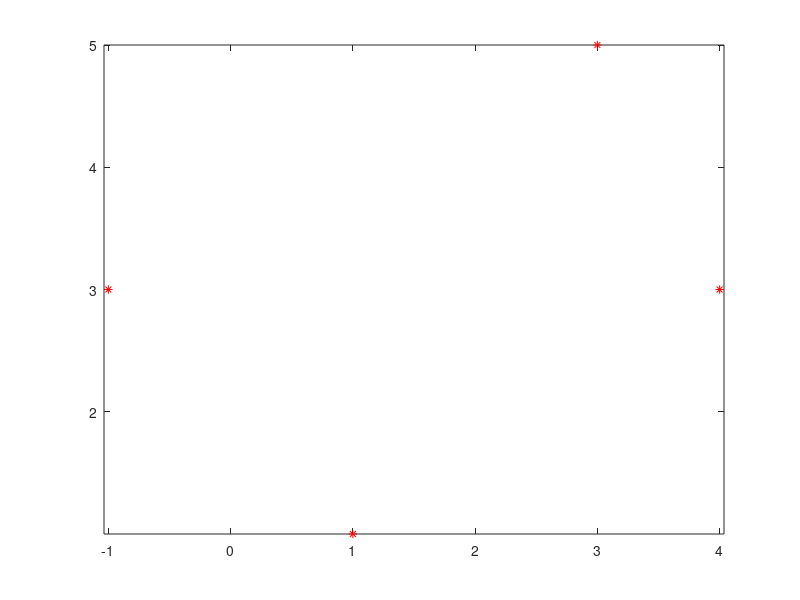

This chart was generated by the following MATLAB code: (Note: this script raises an error after producing the figure.)
clear
px = [3 -1 1 4];
py = [5 3 1 3];
axis([-4 5 -4 6]);
plot(px, py, '*', 'Color','r');
axis equal
hold on
t1 = -1 ; t2 = 1; t3 = 3; t4 = 4;
syms t a3 a2 a1 a0 b3 b2 b1 b0

x(t) = a3*t^3 + a2*t^2 + a1*t + a0;

e = [x(t1) == px(1), x(t2)==px(2), x(t3)==px(3),x(t4) == px(4)];

m = solve(e, [a3 a2 a1 a0]);

cx(t) = subs(x, [a3 a2 a1 a0], [m.a3 m.a2 m.a1 m.a0]);

y(t) = b3*t^3 +b2*t^2 +b1*t + b0;
e = [y(t1) == py(1), y(t2) == py(2), y(t3) == py(3), y(t4) == py(4)];
m = solve(e, [b3 b2 b1 b0]);
cy(t) = subs(y, [b3 b2 b1 b0], [m.b3 m.b2 m.b1 m.b0]);
fplot(cx, cy, [t1 t4],'Color','k');

legend('Control points', 'Hermite curve');